Frame 1 (no input): blank canvas, image omitted
Frame 60 (the mouse pressed at the canvas centre just before this capture): blank canvas, image omitted
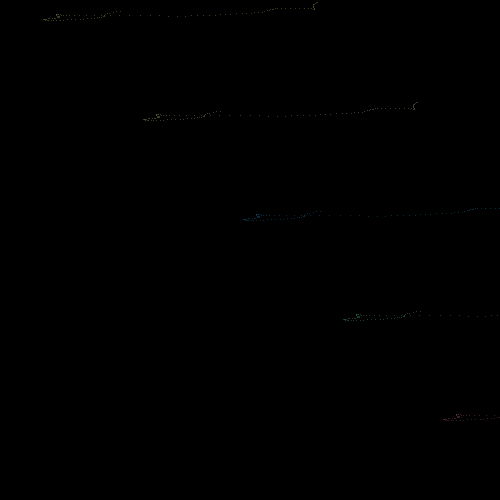
Frame 120 (the mouse held since frame 60 and released just before this capture)

The Processing sketch whose frames 1 and 60 were blank and that drew this single picture after the mouse press (run headless with seeded random() and noise(); from frame 60 on, the mouse is pressed at the canvas centre):

// Processing sketch: SketchDrawing
// ── SketchDrawing.pde
float xPos;
float yPos;
float xPos2;
float yPos2;
float tymeY;
float tymeX;
float tymeYc;
float tymeXc;

void setup(){
  
  size(500,500);
  background(0);
  xPos=width/2;
  yPos=height/2;
  tymeX=random(20,60);
  tymeY=random(20,60);
  
}// end setup

void draw(){
  
   tymeX+=.01;
   tymeY+=.01;
    
   
  xPos=noise(tymeX)*800-100;
  yPos=noise(tymeY)*120+150;
  xPos2=noise(tymeX)*800-100;
  yPos2=noise(tymeY)*120+350;
  tymeYc=noise(tymeX)*20+50;
  tymeXc=noise(tymeY)*60+50;
  
  strokeWeight(1);
  stroke(10,tymeYc,tymeXc);
  point(xPos, yPos);
  stroke(40,tymeXc,tymeYc);
  point(xPos+100, yPos+100);
  stroke(tymeXc,tymeXc,tymeYc);
  point(xPos-100, yPos-100);
  stroke(tymeXc,tymeXc,40);
  point(xPos-200, yPos-200);
  stroke(tymeXc,40,tymeYc);
  point(xPos+200, yPos+200);
  
}// end draw 
